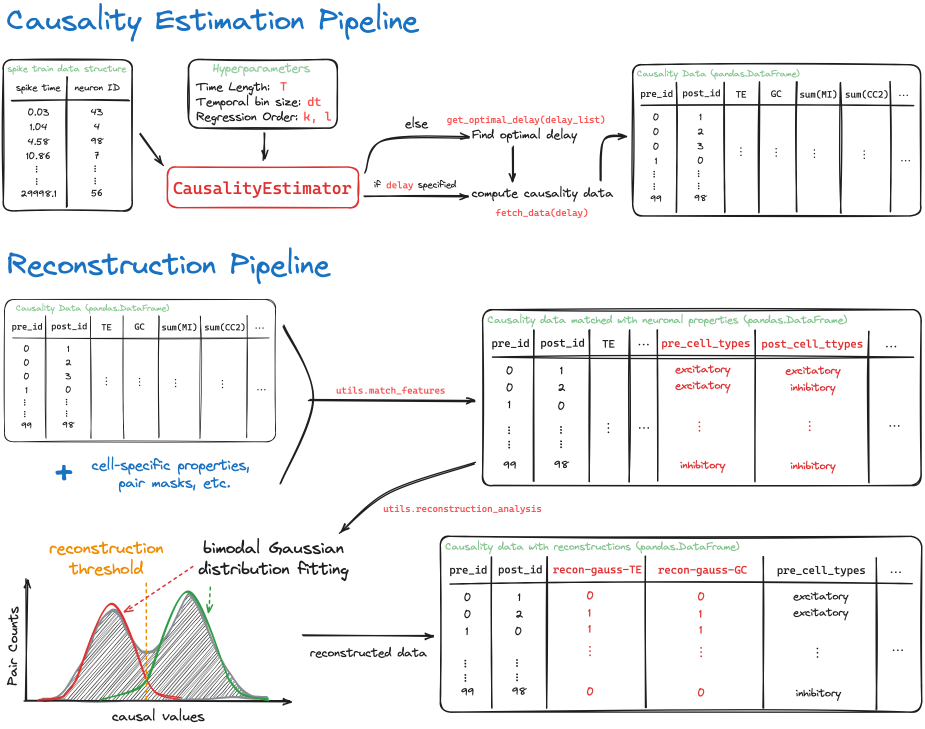
#> input picture pipeline.png, 2775 x 2186 px (shown at 1/3 size)
$ python -i utils.py   (imports and definitions only)
#> lines starting #> are read from the running program, lines starting #| are printed output that depends on the picture
import numpy as np
import pandas as pd
from matplotlib.axes import Axes
from scipy.ndimage.filters import gaussian_filter1d
from struct import pack, _clearcache
from scipy.optimize import curve_fit
from datetime import datetime
from pathlib import Path
from multiprocessing import Process, Manager, Queue
from multiprocessing.shared_memory import SharedMemory
from typing import Tuple
from .Causality import CausalityEstimator
from joblib import Parallel, delayed
from sklearn.cluster import KMeans


# [137 lines left out: functions spk2bin, save2bin, prepare_save_spikes, conn2bin, plot_spk_fft, Linear_R2, not called in this run]

def polyR2(x, y, pval)->float:
    return Linear_R2(x, y, pval)

# [217 lines left out: functions force_refractory, STA, kmeans_1d, Gaussian, Double_Gaussian, Double_Gaussian_Analysis and 5 more, not called in this run]

from scipy import signal
from typing import Union
import struct

# [169 lines left out: functions load_spike_data, spk_power_spectrum, match_features, not called in this run]

from sklearn.metrics import roc_auc_score, roc_curve
def reconstruction_analysis(data: pd.DataFrame,
                            hist_range: tuple = None,
                            nbins: int = 100,
                            fit_p0: list = None,
                            EI_mask: str = None,
                            hist_type: str = 'log', # not implemented yet
                            weight_hist_type: str = 'linear') -> Tuple[pd.DataFrame, pd.DataFrame]:
    """
    Perform reconstruction analysis on the given data.

    Args:
        data (pd.DataFrame): The input data for analysis.
        hist_range (tuple, optional): The range of histogram value. Defaults to None.
        nbins (int, optional): The number of bins for histogram. Defaults to 100.
        fit_p0 (list, optional): The initial parameters for 2-pop kmeans and bimodal Gaussian fitting.
                                 Defaults to None.
        EI_mask (str, optional): The mask for filtering data based on cell E/I type.
                                 Defaults to None.
        hist_type (str, optional): The type of histogram for causality values and dp values.
                                   Defaults to 'log'. [TODO] not implemented yet.
        weight_hist_type (str, optional): The type of histogram for connection strength.
                                          Defaults to 'linear'.

    Returns:
        Tuple[pd.DataFrame, pd.DataFrame]:
            A tuple containing the reconstructed data and the analysis results.
            Note: if ground truth is not available, then the reconstruction performance won't be evaluated.

    Raises:
        ValueError: If the EI_mask is invalid.

    """
    fig_data_keys = ['roc_gt', 'roc_blind',
        'hist', 'hist_conn', 'hist_disconn', 'hist_error', 'edges',
        'log_norm_fit_pval', 'th_gauss', 'th_kmeans',
        'acc_gauss', 'acc_kmeans', 'ppv_gauss', 'ppv_kmeans',
        'auc_gauss', 'auc_kmeans',
    ]
    data_fig = {key: {} for key in fig_data_keys}
    data_recon = data.copy()

    if EI_mask is not None:
        if EI_mask == 'E':
            data_recon = data_recon[data_recon['pre_cell_type'].eq('E')]
        elif EI_mask == 'I':
            data_recon = data_recon[data_recon['pre_cell_type'].eq('E')]
        else:
            raise ValueError('EI_mask error!')

    # merge connection strength if exist
    if 'weight' in data_recon:
        if weight_hist_type == 'log':
            counts, bins = np.histogram(
                np.log10(data_recon[data_recon['connection'].eq(1)]['weight']), bins=40)
        elif weight_hist_type == 'linear':
            counts, bins = np.histogram(
                data_recon[data_recon['connection'].eq(1)]['weight'], bins=40)
        else:
            raise ValueError('weight_hist_type error!')
        for key in data_fig.keys():
            if key == 'hist':
                data_fig[key]['conn']  = counts.copy()
            elif key == 'edges':
                data_fig[key]['conn'] = bins[:-1].copy()
            else:
                data_fig[key]['conn'] = np.nan

    if 'connection' in data_recon:
        ratio = data_recon['connection'].mean()

    if hist_range is None:
        # determine histogram value range
        hist_range = (np.floor(data_recon[['log-TE', 'log-GC', 'log-MI', 'log-CC']].min().min()),
                      np.ceil(data_recon[['log-TE', 'log-GC', 'log-MI', 'log-CC']].max()).max())

    counts, bins = np.histogram(data_recon['log-dp'], bins=nbins, density=True)
    for key in data_fig.keys():
        if key == 'hist':
            data_fig[key]['dp']  = counts.copy()
        elif key == 'edges':
            data_fig[key]['dp'] = bins[:-1].copy()
        else:
            data_fig[key]['dp'] = np.nan

    for key in ('CC', 'MI', 'GC', 'TE'):
        if 'connection' in data_recon:
            counts_total = np.zeros(nbins)
            for i, hist_key in enumerate(('hist_disconn', 'hist_conn')):
                buffer = data_recon[data_recon['connection'].eq(i)][f'log-{key}']
                if len(buffer)>0:
                    counts, bins = np.histogram(buffer, bins=nbins, range=hist_range, density=True)
                else:
                    counts, bins = np.histogram(buffer, bins=nbins, range=hist_range)
                    counts = counts.astype(float)
                counts *= np.abs(1-i-ratio)
                counts_total += counts.copy()
                data_fig[hist_key][key] = counts.copy()
            data_fig['edges'][key] = bins[:-1].copy()
            data_fig['hist'][key] = counts_total.copy()
        else:
            counts_total, bins = np.histogram(data_recon[f'log-{key}'], bins=nbins, range=hist_range, density=True)
            data_fig['edges'][key] = bins[:-1].copy()
            data_fig['hist'][key] = counts_total.copy()
            data_fig['hist_conn'][key] = np.nan
            data_fig['hist_disconn'][key] = np.nan

        # KMeans clustering causal values
        if fit_p0 is None:
            if 'connection' in data_recon:
                disconn_peak_id = data_fig['hist_disconn'][key].argmax()
                conn_peak_id = data_fig['hist_conn'][key].argmax()
                fit_p0 = [0.5, bins[disconn_peak_id], bins[conn_peak_id], 1, 1]
            else:
                fit_p0 = [0.5, bins[data_fig['hist'][key].argmax()], bins[data_fig['hist'][key].argmax()], 1, 1]
        try:
            th_kmeans = kmeans_1d(data_recon[f'log-{key}'].to_numpy(), np.array([[fit_p0[1]],[fit_p0[2]]]))
            data_fig['th_kmeans'][key] = th_kmeans
            data_recon[f'recon-kmeans-{key}'] = (data_recon[f'log-{key}'] >= th_kmeans).astype(int)
            if 'connection' in data_recon:
                error_mask = np.logical_xor(data_recon['connection'], data_recon[f'recon-kmeans-{key}'])
                data_fig['acc_kmeans'][key] = 1-error_mask.sum()/len(error_mask)
                data_fig['ppv_kmeans'][key] = (data_recon['connection']*data_recon[f'recon-kmeans-{key}']).sum()/data_recon[f'recon-kmeans-{key}'].sum()
            else:
                data_fig['acc_kmeans'][key] = np.nan
                data_fig['ppv_kmeans'][key] = np.nan
        except:
            print("Warning: KMeans clustering failed!")
            data_recon[f'recon-kmeans-{key}'] = np.nan
            data_fig['th_kmeans'][key] = np.nan
            data_fig['acc_kmeans'][key] = np.nan
            data_fig['ppv_kmeans'][key] = np.nan

        # Double Gaussian Anaylsis
        popt, th_gauss, fpr, tpr = Double_Gaussian_Analysis(counts_total, bins, p0=fit_p0)
        if popt is not None:
            data_fig['th_gauss'][key] = th_gauss
            data_fig['log_norm_fit_pval'][key] = popt
            data_fig['roc_blind'][key] = np.vstack((fpr, tpr))
            # plot double Gaussian based ROC
            auc = -np.sum(np.diff(fpr)*(tpr[1:]+tpr[:-1])/2)
            data_fig['auc_gauss'][key] = auc

            # calculate reconstruction accuracy
            data_recon[f'recon-gauss-{key}'] = (data_recon[f'log-{key}'] >= th_gauss).astype(int)
            if 'connection' in data_recon:
                error_mask = np.logical_xor(data_recon['connection'], data_recon[f'recon-gauss-{key}'])
                data_fig['acc_gauss'][key] = 1-error_mask.sum()/len(error_mask)
                data_fig['ppv_gauss'][key] = (data_recon['connection']*data_recon[f'recon-gauss-{key}']).sum()/data_recon[f'recon-gauss-{key}'].sum()
                counts_error, _ = np.histogram(data_recon[f'log-{key}'][error_mask], bins=nbins, range=hist_range, density=True)
                data_fig['hist_error'][key] = counts_error.copy()
            else:
                data_fig['acc_gauss'][key] = np.nan
                data_fig['ppv_gauss'][key] = np.nan
                data_fig['hist_error'][key] = np.nan
        else:
            print("Warning: Double Gaussian Anaylsis failed!")
            data_recon[f'recon-gauss-{key}'] = np.nan
            data_fig['th_gauss'][key] = np.nan
            data_fig['log_norm_fit_pval'][key] = np.nan
            data_fig['roc_blind'][key] = np.nan
            data_fig['auc_gauss'][key] = np.nan
            data_fig['acc_gauss'][key] = np.nan
            data_fig['ppv_gauss'][key] = np.nan
            data_fig['hist_error'][key] = np.nan

        if 'connection' in data_recon:
            fpr, tpr, _ = roc_curve(data_recon['connection'], data_recon[f'log-{key}'])
            data_fig['roc_gt'][key] = np.vstack((fpr, tpr))
            try:
                auc = roc_auc_score(data_recon['connection'], data_recon[f'log-{key}'])
            except ValueError:
                print("Warning: only one class, AUC calculation error!")
                auc = np.nan
        else:
            data_fig['roc_gt'][key] = np.nan
            auc = np.nan
        data_fig['auc_kmeans'][key] = auc

    # Reorder columns in data
    if 'connection' in data_recon:
        new_columns = ['pre_id', 'post_id', 'connection', 'recon-kmeans-TE', 'recon-gauss-TE', 'log-TE', 'log-GC', 'log-MI', 'log-CC', 'log-dp']
    else:
        new_columns = ['pre_id', 'post_id', 'recon-kmeans-TE', 'recon-gauss-TE', 'log-TE', 'log-GC', 'log-MI', 'log-CC', 'log-dp']
    other_columns = [col for col in data_recon.columns if col not in new_columns]
    data_recon = data_recon[new_columns + other_columns]

    return data_recon, pd.DataFrame(data_fig)


# [2 lines not run here, left out]

>>> import cv2
>>> picture = cv2.imread('../pipeline.png', cv2.IMREAD_GRAYSCALE)
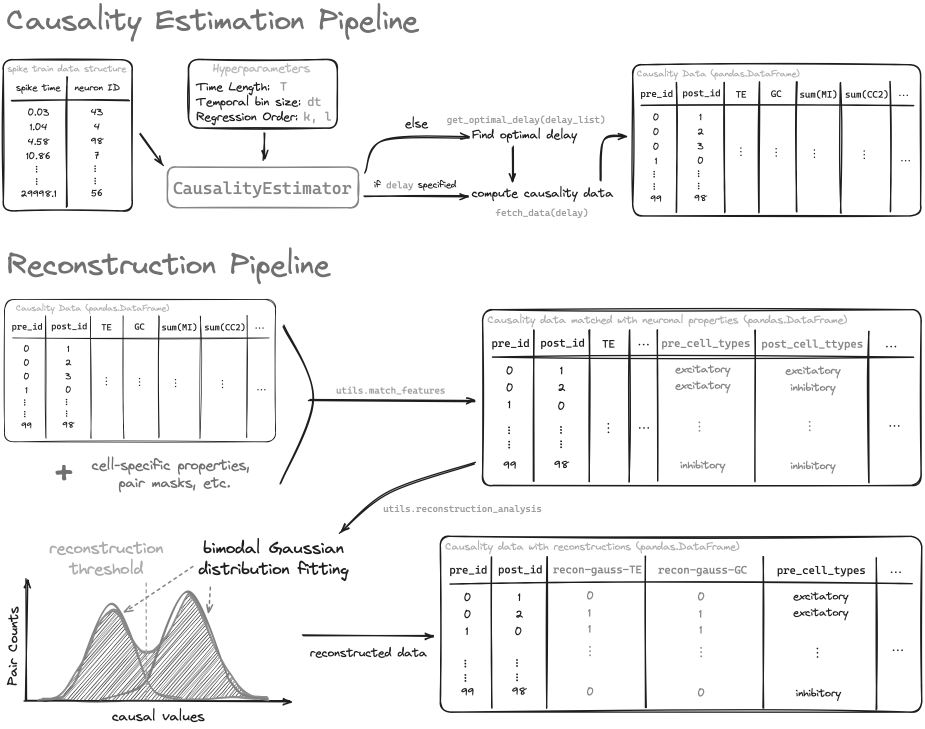
#> picture: shape (2186, 2775) (shown at 1/3 size); min 28, max 255, mean 242.1
>>> result = reconstruction_analysis(picture)
#> (the run stopped early here; a loop or call above may not have finished)

$ run again, on pnas-news.png
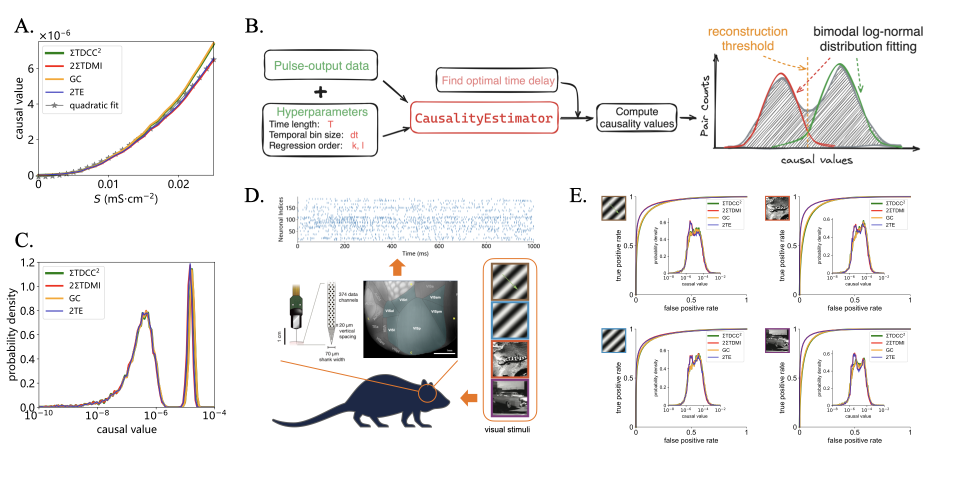
#> input picture pnas-news.png, 1920 x 960 px (shown at 1/2 size)
#> `picture = cv2.imread('../pipeline.png', cv2.IMREAD_GRAYSCALE)`:
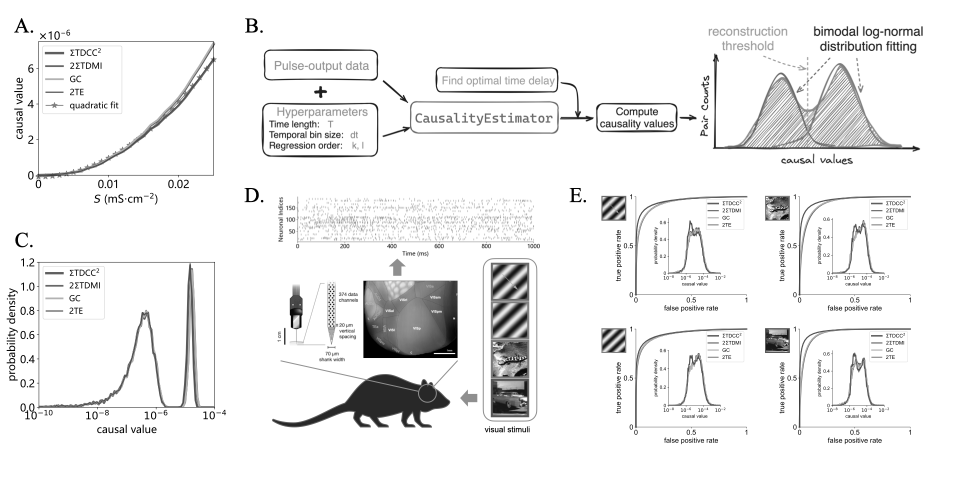
#> picture: shape (960, 1920) (shown at 1/2 size); min 0, max 255, mean 239.1
